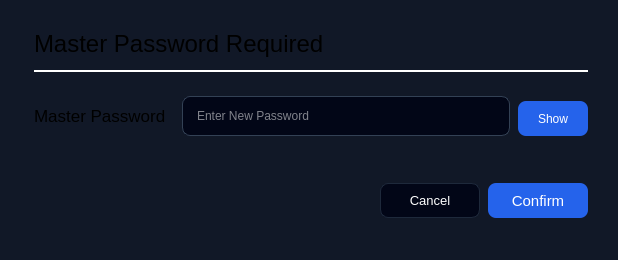
<?xml version="1.0" encoding="UTF-8"?>
<ui version="4.0">
 <class>MasterPasswordDialog</class>
 <widget class="QDialog" name="MasterPasswordDialog">
  <property name="geometry">
   <rect>
    <x>0</x>
    <y>0</y>
    <width>618</width>
    <height>260</height>
   </rect>
  </property>
  <property name="minimumSize">
   <size>
    <width>618</width>
    <height>260</height>
   </size>
  </property>
  <property name="maximumSize">
   <size>
    <width>618</width>
    <height>268</height>
   </size>
  </property>
  <property name="windowTitle">
   <string>MasterPasswordDialog</string>
  </property>
  <property name="styleSheet">
   <string notr="true">QWidget#MasterPasswordDialog{
	background-color: #111827;
}

QPushButton {
    background-color: #2563eb;
    color: #ffffff;
    border: none;
	border-radius: 8px;
}

QPushButton:hover {
    background-color: #1d4ed8;
}

QPushButton:pressed {
    background-color: #1e40af;
}

QPushButton#cancelButton {
    background-color: rgb(2, 6, 23);
    border: 1px solid rgb(30, 41, 59);
    border-radius: 8px;
    padding: 6px 12px;
    font-size: 13px;
}

QPushButton#cancelButton:hover {
    background-color: rgb(30, 41, 59);
}

QLineEdit {
    background-color: rgb(2, 6, 23);
    color: rgb(255, 255, 255);
    border: 1px solid rgb(51, 65, 85);
    border-radius: 8px;
    padding: 8px 12px;
}

QLineEdit:focus {
    border: 1px solid rgb(10, 94, 221);
}


QLabel#messageLabel{
	color: rgb(255, 33, 33);
}

QWidget#hrLine {
	background-color: rgb(255, 255, 255);
}</string>
  </property>
  <layout class="QVBoxLayout" name="verticalLayout_3">
   <item>
    <widget class="QWidget" name="widget" native="true">
     <property name="minimumSize">
      <size>
       <width>600</width>
       <height>250</height>
      </size>
     </property>
     <property name="maximumSize">
      <size>
       <width>600</width>
       <height>250</height>
      </size>
     </property>
     <property name="styleSheet">
      <string notr="true"/>
     </property>
     <layout class="QVBoxLayout" name="verticalLayout_2">
      <property name="spacing">
       <number>8</number>
      </property>
      <item>
       <layout class="QVBoxLayout" name="HeaderLayout">
        <property name="spacing">
         <number>12</number>
        </property>
        <property name="leftMargin">
         <number>12</number>
        </property>
        <property name="topMargin">
         <number>8</number>
        </property>
        <property name="rightMargin">
         <number>12</number>
        </property>
        <property name="bottomMargin">
         <number>8</number>
        </property>
        <item>
         <widget class="QLabel" name="changeMasterPasswordLabel">
          <property name="font">
           <font>
            <pointsize>18</pointsize>
           </font>
          </property>
          <property name="text">
           <string>Master Password Required</string>
          </property>
         </widget>
        </item>
        <item>
         <widget class="QWidget" name="hrLine" native="true">
          <property name="minimumSize">
           <size>
            <width>0</width>
            <height>2</height>
           </size>
          </property>
          <property name="maximumSize">
           <size>
            <width>16777215</width>
            <height>2</height>
           </size>
          </property>
          <property name="baseSize">
           <size>
            <width>0</width>
            <height>0</height>
           </size>
          </property>
         </widget>
        </item>
       </layout>
      </item>
      <item>
       <layout class="QHBoxLayout" name="masterPassswordLayout" stretch="0,1,0">
        <property name="spacing">
         <number>8</number>
        </property>
        <property name="leftMargin">
         <number>12</number>
        </property>
        <property name="topMargin">
         <number>8</number>
        </property>
        <property name="rightMargin">
         <number>12</number>
        </property>
        <property name="bottomMargin">
         <number>8</number>
        </property>
        <item>
         <widget class="QLabel" name="masterPasswordLabel">
          <property name="sizePolicy">
           <sizepolicy hsizetype="Fixed" vsizetype="Fixed">
            <horstretch>0</horstretch>
            <verstretch>0</verstretch>
           </sizepolicy>
          </property>
          <property name="minimumSize">
           <size>
            <width>140</width>
            <height>35</height>
           </size>
          </property>
          <property name="maximumSize">
           <size>
            <width>140</width>
            <height>35</height>
           </size>
          </property>
          <property name="font">
           <font>
            <pointsize>13</pointsize>
            <fontweight>Medium</fontweight>
           </font>
          </property>
          <property name="text">
           <string>Master Password</string>
          </property>
         </widget>
        </item>
        <item>
         <widget class="QLineEdit" name="masterPasswordLineEdit">
          <property name="minimumSize">
           <size>
            <width>60</width>
            <height>40</height>
           </size>
          </property>
          <property name="maximumSize">
           <size>
            <width>400</width>
            <height>40</height>
           </size>
          </property>
          <property name="styleSheet">
           <string notr="true"/>
          </property>
          <property name="echoMode">
           <enum>QLineEdit::EchoMode::Password</enum>
          </property>
          <property name="placeholderText">
           <string>Enter New Password</string>
          </property>
         </widget>
        </item>
        <item>
         <widget class="QPushButton" name="togglePasswordVisibility">
          <property name="minimumSize">
           <size>
            <width>70</width>
            <height>35</height>
           </size>
          </property>
          <property name="maximumSize">
           <size>
            <width>16777215</width>
            <height>30</height>
           </size>
          </property>
          <property name="font">
           <font/>
          </property>
          <property name="cursor">
           <cursorShape>PointingHandCursor</cursorShape>
          </property>
          <property name="text">
           <string>Show</string>
          </property>
         </widget>
        </item>
       </layout>
      </item>
      <item>
       <widget class="QLabel" name="messageLabel">
        <property name="font">
         <font>
          <pointsize>10</pointsize>
         </font>
        </property>
        <property name="text">
         <string/>
        </property>
       </widget>
      </item>
      <item>
       <layout class="QHBoxLayout" name="optionsLayout">
        <property name="spacing">
         <number>8</number>
        </property>
        <property name="leftMargin">
         <number>12</number>
        </property>
        <property name="topMargin">
         <number>8</number>
        </property>
        <property name="rightMargin">
         <number>12</number>
        </property>
        <property name="bottomMargin">
         <number>12</number>
        </property>
        <item>
         <spacer name="horizontalSpacer_4">
          <property name="orientation">
           <enum>Qt::Orientation::Horizontal</enum>
          </property>
          <property name="sizeHint" stdset="0">
           <size>
            <width>40</width>
            <height>20</height>
           </size>
          </property>
         </spacer>
        </item>
        <item>
         <widget class="QPushButton" name="cancelButton">
          <property name="minimumSize">
           <size>
            <width>100</width>
            <height>35</height>
           </size>
          </property>
          <property name="maximumSize">
           <size>
            <width>100</width>
            <height>35</height>
           </size>
          </property>
          <property name="font">
           <font>
            <pointsize>-1</pointsize>
           </font>
          </property>
          <property name="cursor">
           <cursorShape>PointingHandCursor</cursorShape>
          </property>
          <property name="contextMenuPolicy">
           <enum>Qt::ContextMenuPolicy::PreventContextMenu</enum>
          </property>
          <property name="text">
           <string>Cancel</string>
          </property>
         </widget>
        </item>
        <item>
         <widget class="QPushButton" name="confirmButton">
          <property name="minimumSize">
           <size>
            <width>100</width>
            <height>35</height>
           </size>
          </property>
          <property name="maximumSize">
           <size>
            <width>100</width>
            <height>35</height>
           </size>
          </property>
          <property name="font">
           <font>
            <pointsize>11</pointsize>
           </font>
          </property>
          <property name="cursor">
           <cursorShape>PointingHandCursor</cursorShape>
          </property>
          <property name="text">
           <string>Confirm</string>
          </property>
         </widget>
        </item>
       </layout>
      </item>
      <item>
       <spacer name="verticalSpacer">
        <property name="orientation">
         <enum>Qt::Orientation::Vertical</enum>
        </property>
        <property name="sizeHint" stdset="0">
         <size>
          <width>20</width>
          <height>20</height>
         </size>
        </property>
       </spacer>
      </item>
     </layout>
    </widget>
   </item>
  </layout>
 </widget>
 <layoutdefault spacing="6" margin="11"/>
 <resources/>
 <connections/>
</ui>
